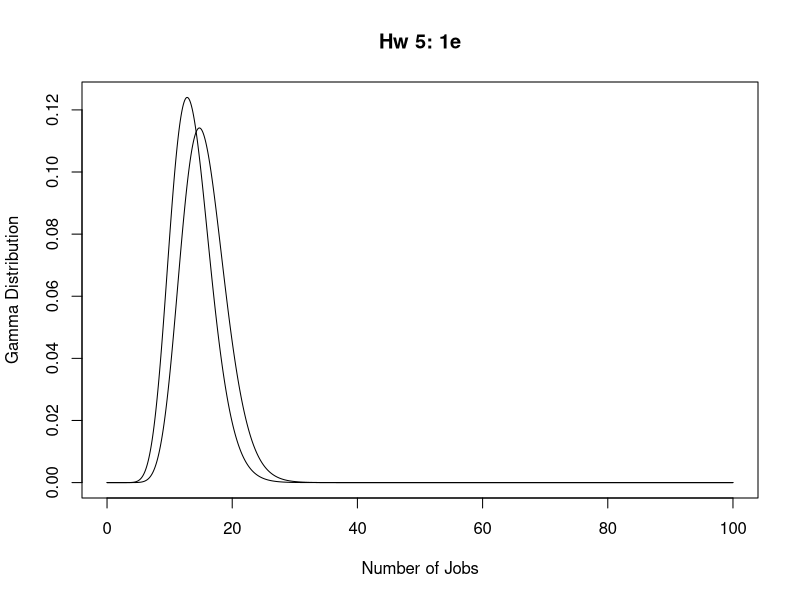
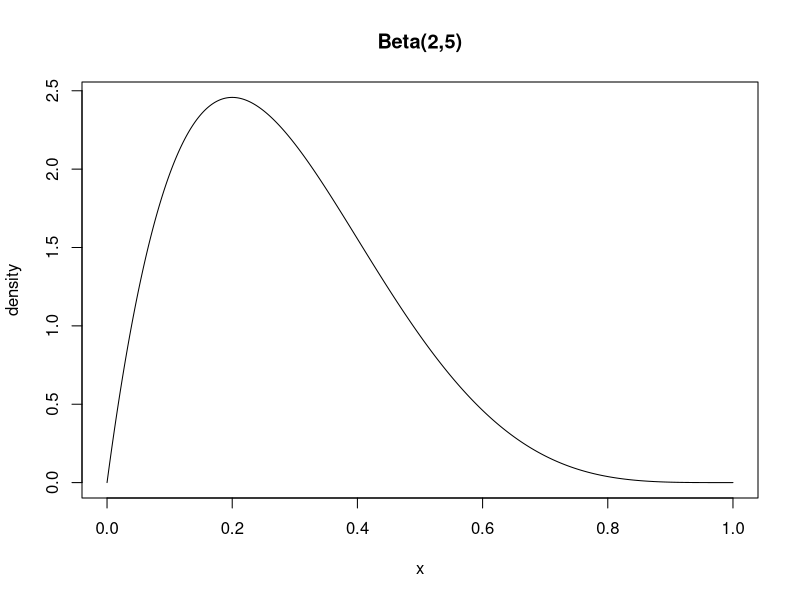

R code for these plots, in order:
?qgamma
#1c
qgamma(.975,shape=5,rate=1)
qgamma(.025,shape=5,rate=1)

#2e
plot(seq(0, 100, .1),dgamma(seq(0, 100, .1), shape=17, rate=1.25 ), type="l", main="Hw 5: 1e", xlab="Number of Jobs", ylab="Gamma Distribution")
lines(seq(0, 100, .1),dgamma(seq(0, 100, .1), shape=19, rate=1.22 ))


#3a
?pbeta
plot(seq(0, 1, .001),dbeta(seq(0, 1, .001), shape1= 2, shape2=5 ), type="l", main="Beta(2,5)", xlab="x", ylab="density")

#3e
qbeta(.1,shape1 = 2,shape2 = 5)
qbeta(.9,shape1=2,shape2=5, lower.tail = T)